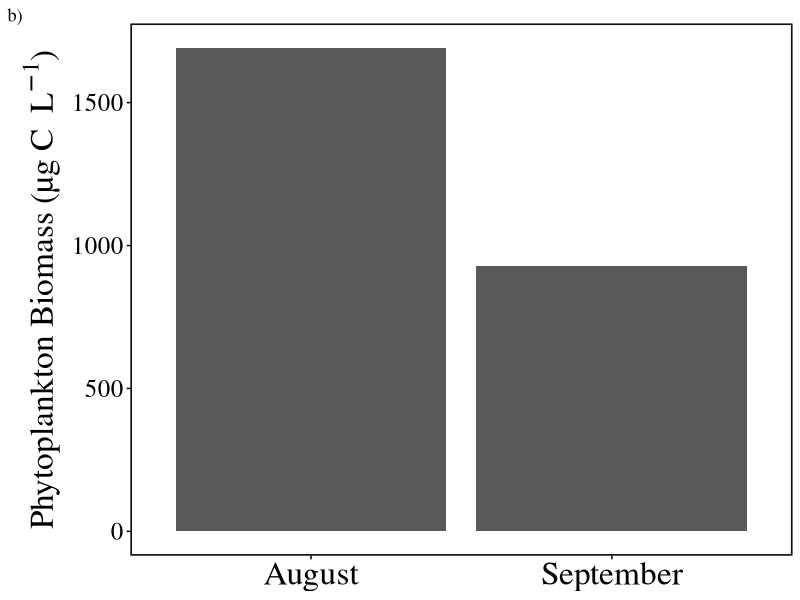

Write R code to recreate this figure.
# Collis, June 2024
# Plot field chl (for Fig 2)

# Libraries ----
library(tidyverse)

#### load field chl data #
field_chl <- read.csv("00_ZP_grazing_field_chl_WBLE_2021.csv") %>% 
  select(Time, insitu_chla_ugL) %>% 
  mutate(insitu_chla_ugC_L = insitu_chla_ugL * 30, # 30 is the carbon-chla conversion factor (determined from Strickland 1960 and Geider 1987)
         Event = case_when(Time == "EarlyAug" ~ "August",
                           Time == "EarlySep" ~ "September",
                           TRUE ~ "NA"))

# plot field chl
png(file = "14_WBLE_FieldChla_Fige2b.png",
    width = 600, height = 800)

ggplot(field_chl, aes(Event, insitu_chla_ugC_L)) + 
  geom_col(just = 0.5) +
  scale_x_discrete(labels = c("August", "September")) +
  ylab(expression(paste("Phytoplankton Biomass (µg C  ", L^-1,")"))) +
  labs(tag = "b)") +
  theme_bw() +
  theme(text = element_text(family = "serif"),
        axis.title.y = element_text(size = 24, color = "black"),
        axis.text.y = element_text(size = 18, color = "black"),
        axis.text.x = element_text(size = 24, color = "black"),
        axis.title.x = element_blank(),
        legend.text = element_text(size = 19),
        legend.position = "top",
        legend.title= element_blank(), 
        panel.background = element_rect(fill = "transparent", color = "black", linewidth = 1),
        axis.ticks = element_line(color = "black"),
        panel.grid = element_line(color = "transparent"),
        strip.text = element_text(size = 20),
        strip.background.y = element_rect(fill = "transparent", color = "transparent", linewidth = 1),
        strip.background.x = element_rect(fill = "transparent")) +
  guides(fill=guide_legend(nrow=2,byrow=TRUE))

dev.off()
